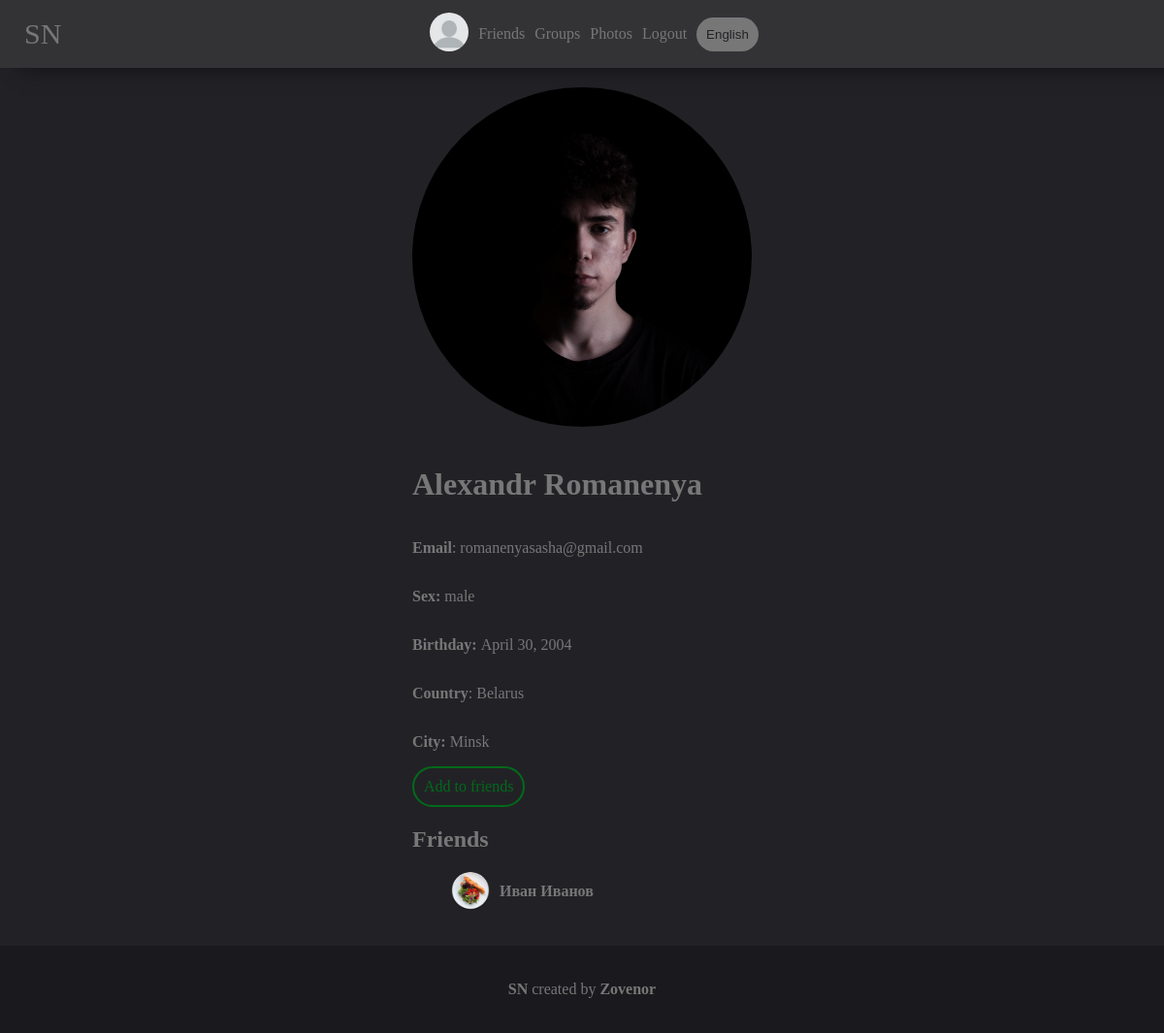
The page /zovenor (signed in) on the database as committed earlier.
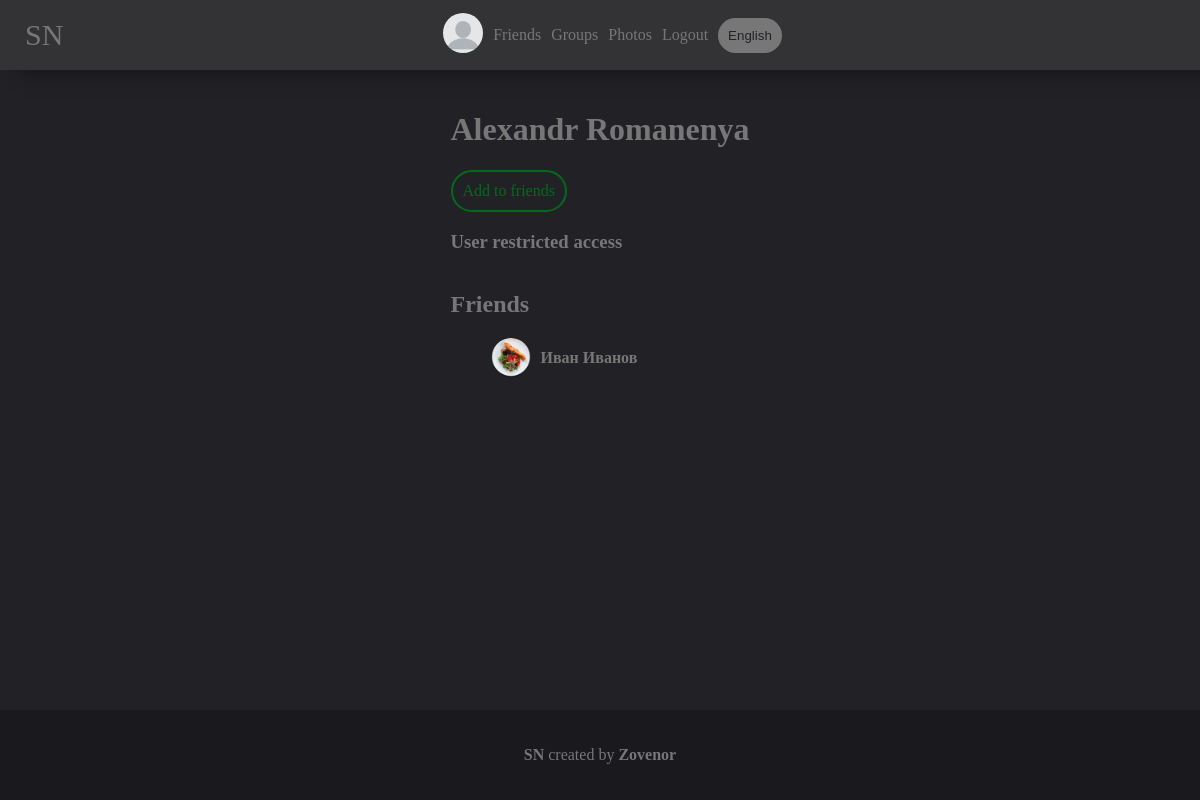
The same page on the database as committed later.
### mainpage/models.py (models this page shows, shortened)
class UserDetail(models.Model):
    user = models.ForeignKey(User, on_delete=models.CASCADE)
    age = models.DateField(null=True, blank=True)
    photo = models.ForeignKey(Photo, on_delete=models.SET_NULL, null=True, blank=True)
    permissions = models.CharField(max_length=10, default="public")
    country = models.CharField(max_length=100, null=True, blank=True)
    city = models.CharField(max_length=100, null=True, blank=True)
    sex = models.CharField(max_length=10, choices=(('male', 'male'), ('female', 'female'), ('None', 'None')),
                           default=('None', 'None'))
    def get_photo(self):
        if self.photo:
            return self.photo
        else:
            return settings.STATIC_URL + "/mainpage/img/user.png"

class Photo(models.Model):
    photo = models.ImageField(upload_to='photos')
    date = models.DateTimeField(auto_now=True)
    user = models.ForeignKey(User, on_delete=models.SET_NULL, null=True)
    permissions = models.CharField(max_length=10, default="public")
    def __str__(self):
        return self.photo.url

class Friend(models.Model):
    user1 = models.IntegerField()
    user2 = models.IntegerField()
    def get_user2(self):
        try:
            return UserDetail.objects.get(user=self.user2)
        except:
            return None

### mainpage/views.py (the view, shortened to what this page needs)
# urls.py: path('<str:name>', views.AccountView.as_view()),
class AccountView(View):
    def get(self, request, name):
        return AccountIDView.get(self, request, name=name)

### mainpage/views.py (called while the page is built)
def base(func):
    def wrapper(self, request, content={}, *args, **kwargs):
        if request.user.is_authenticated:
            content.update({'your_user': UserDetail.objects.get(user=request.user)})
        return func(self, request, content=content, **kwargs)
    return wrapper

def get_sex(request, sex):
    if sex == 'male':
        return get_wordlist(request).Account.sex_names['male']
    elif sex == 'female':
        return get_wordlist(request).Account.sex_names['female']
    else:
        return get_wordlist(request).Account.sex_names['none']

def get_wordlist(request):
    langs_list = {
        'en': langs.EN,
        'ru': langs.RU,
    }
    if 'lang' in request.COOKIES:
        lang = request.COOKIES['lang']
        try:
            return langs_list[lang]
        except:
            return langs_list['en']
    else:
        return langs_list['en']

### mainpage/templates/mainpage/account.html (shortened to what this page needs)
{% extends 'mainpage/base.html' %}
{% load static %}
{% block content %}
    <link rel="stylesheet" href="{% static 'mainpage/account.css' %}">
    {% if choose_photo == True %}
        {% for el in photos_library %}
            <a href="?choose_photo_by_id={{ el.id }}"><div class="account_photo" style="background-image: url('{{ el }}')"></div></a>
        {% endfor %}
    {% else %}
        <div class="account">
            {% if permissions != "closed" %}
                {% if user_view.photo %}
                    <img class="account_photo" src="{{ user_view.photo }}">
                {% else %}
                    <img class="account_photo" src="{% static 'mainpage/img/user.png' %}">
                {% endif %}
            {% endif %}
            {% if edit_permissions == False %}
                <h1>{{ user_view.user.first_name }} {{ user_view.user.last_name }}</h1>
                {% if permissions != 'closed' %}
                    <p><b>{{ list.email }}</b>: {{ user_view.user.email }}</p>
                    <p><b>{{ list.sex }}: </b>{{ get_sex }}</p>
                    <p><b>{{ list.age }}: </b>{{ user_view.age }}</p>
                    <p><b>{{ list.country }}</b>: {{ user_view.country }}</p>
                    <p><b>{{ list.city }}: </b>{{ user_view.city }}</p>
                    {% if user.is_authenticated %}
                        {% if user.id != user_view.user.id %}
                            {{ user_to_user|safe }}
                        {% endif %}
                    {% endif %}
                {% else %}
                    {% if user.is_authenticated %}
                        {% if user.id != user_view.user.id %}
                            {{ user_to_user|safe }}
                        {% endif %}
                    {% endif %}
                    <h3>{{ list.permissions }}</h3>
                {% endif %}
                <section class="frinds">
                    <h1>{{ list.friends }}</h1>
                    <ul>
                        {% for el in friends %}
                            <li>
                            {% if el.user1 == user_view.user.id %}
                                <a class="user" href="/{{ el.get_user2.user.username }}">
                                    <div class="user_photo" style="background-image: url('{{ el.get_user2.photo }}')"></div>
                                    <b>{{ el.get_user2.user.first_name }} {{ el.get_user2.user.last_name }}</b>
                                </a>
                            {% else %}
                                <a class="user" href="/{{ el.get_user1.user.username }}">
                                    <div class="user_photo" style="background-image: url('{{ el.get_user1.photo }}')"></div>
                                    <b>{{ el.get_user1.user.first_name }} {{ el.get_user1.user.last_name }}</b>
                                </a>
                            {% endif %}
                            </li>
                        {% endfor %}
                    </ul>
                </section>
            {% endif %}
        </div>
    {% endif %}
{% endblock %}

### mainpage/templates/mainpage/base.html (shortened to what this page needs)
<!doctype html>
{% load static %}
<html lang="en">
<head>
    <link rel="stylesheet" href="{% static "mainpage/base.css" %}">
</head>
<body>
<header>
    <a class="NAME" href="/">{{ list.NAME }}</a>
    {% if user.is_authenticated %}
        <a href="/account"><img width="40px" style="border-radius: 999px" src="{{ your_user.get_photo }}"></a>
        <a href="/friends">{{ list.Friends }}</a>
        <a href="/groups">{{ list.groups }}</a>
        <a href="/photos">{{ list.photos }}</a>
        <a href="/logout?url={{ request.path }}">{{ list.LogOut }}</a>
    {% endif %}
    <button style="margin-left: 5px" class="button choose_lang" onclick="choose_lang()">{{ list.choose_lang }}</button>
</header>
<main>
    {% block content %}
{% endblock %}
</main>
<footer>
    <p><a href="https://github.com/zovenor/social_network"><b>{{ list.NAME }}</b></a> {{ list.created_by }} <a href="https://github.com/zovenor"><b>Zovenor</b></a></p>
</footer>
</body>
</html>

### mainpage/static/mainpage/base.css (style rules this page uses)
body { padding: 0; margin: 0; background: #222226; color: #777; font-family: Calibri; min-height: 100vh; display: flex; flex-flow: column; }
header { background: #333336; padding: 10px; color: #FFF; display: flex; align-items: center; justify-content: center; position: fixed; width: 100vw; height: 50px; left: 0; top: 0; z-index: 999; box-shadow: 20px 0px 20px #111113; }
.NAME { position: fixed; left: 20px; font-size: 30px; }
header a { text-decoration: none; margin: 5px; color: #777; }
main { padding: 20px; padding-top: 90px; }
main a { text-decoration: none; color: #777; }
li { list-style-type: none; }
.button { border-color: #777; border-width: 2px; border-style: solid; border-radius: 999px; padding: 10px; transition: .5s; color: #777; background-color: #222226; width: fit-content; }
.choose_lang { border: 0px; background-color: #777; color: #222226; }
footer { background-color: #1a1a1e; padding: 20px; display: flex; justify-content: center; align-items: center; margin-top: auto; }
footer a { text-decoration: none; color: #777; }

### mainpage/static/mainpage/account.css (style rules this page uses)
main { display: flex; flex-flow: column; align-items: center; }
.add_request { color: #006b1b; border-color: #006b1b; }
.account { display: flex; flex-flow: column; }
.user_photo { width: 40px; height: 40px; border-radius: 999px; background-size: cover; background-position: center; background-repeat: no-repeat; margin-right: 10px; }
.user { display: flex; align-items: center; }

Rows that differ between the two databases and show on the page:
changed UserDetail "Alexandr": user.email "romanenyasasha@gmail.com" → (not shown); age "April 30, 2004" → (not shown); country "Belarus" → (not shown); city "Minsk" → (not shown)
Other text that changed with them:
{{ user_to_user|safe }}: (not shown) → "Add to friends"
{{ list.permissions }}: (not shown) → "User restricted access"
{{ list.email }}: "Email" → (not shown)
{{ list.sex }}: "Sex" → (not shown)
{{ get_sex }}: "male" → (not shown)
{{ list.age }}: "Birthday" → (not shown)
{{ list.country }}: "Country" → (not shown)
{{ list.city }}: "City" → (not shown)
{{ user_to_user|safe }}: "Add to friends" → (not shown)
